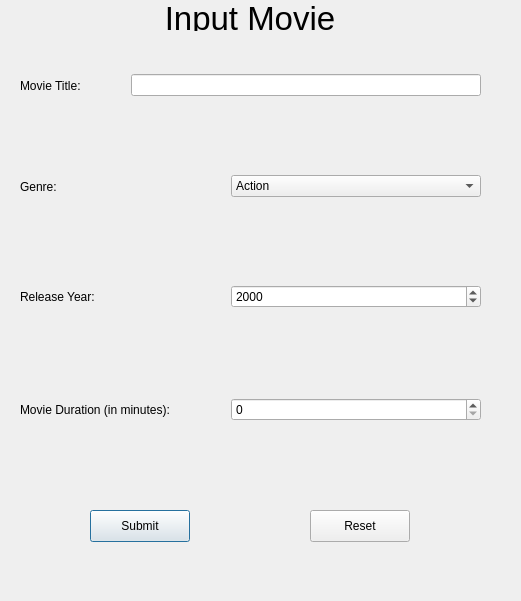
<?xml version="1.0" encoding="UTF-8"?>
<ui version="4.0">
 <class>inputMovie</class>
 <widget class="QDialog" name="inputMovie">
  <property name="geometry">
   <rect>
    <x>0</x>
    <y>0</y>
    <width>521</width>
    <height>601</height>
   </rect>
  </property>
  <property name="minimumSize">
   <size>
    <width>521</width>
    <height>601</height>
   </size>
  </property>
  <property name="maximumSize">
   <size>
    <width>521</width>
    <height>601</height>
   </size>
  </property>
  <property name="windowTitle">
   <string>Dialog</string>
  </property>
  <widget class="QPushButton" name="submitButton">
   <property name="geometry">
    <rect>
     <x>90</x>
     <y>510</y>
     <width>100</width>
     <height>32</height>
    </rect>
   </property>
   <property name="text">
    <string>Submit</string>
   </property>
  </widget>
  <widget class="QWidget" name="horizontalLayoutWidget_4">
   <property name="geometry">
    <rect>
     <x>20</x>
     <y>370</y>
     <width>461</width>
     <height>80</height>
    </rect>
   </property>
   <layout class="QHBoxLayout" name="durationLayout">
    <item>
     <widget class="QLabel" name="durationLabel">
      <property name="text">
       <string>Movie Duration (in minutes):</string>
      </property>
     </widget>
    </item>
    <item>
     <widget class="QSpinBox" name="duration">
      <property name="sizePolicy">
       <sizepolicy hsizetype="Fixed" vsizetype="Fixed">
        <horstretch>0</horstretch>
        <verstretch>0</verstretch>
       </sizepolicy>
      </property>
      <property name="minimumSize">
       <size>
        <width>250</width>
        <height>0</height>
       </size>
      </property>
      <property name="maximumSize">
       <size>
        <width>250</width>
        <height>16777215</height>
       </size>
      </property>
      <property name="frame">
       <bool>true</bool>
      </property>
      <property name="specialValueText">
       <string/>
      </property>
      <property name="maximum">
       <number>400</number>
      </property>
     </widget>
    </item>
   </layout>
  </widget>
  <widget class="QPushButton" name="resetButton">
   <property name="geometry">
    <rect>
     <x>310</x>
     <y>510</y>
     <width>100</width>
     <height>32</height>
    </rect>
   </property>
   <property name="text">
    <string>Reset</string>
   </property>
  </widget>
  <widget class="QWidget" name="horizontalLayoutWidget_2">
   <property name="geometry">
    <rect>
     <x>20</x>
     <y>150</y>
     <width>461</width>
     <height>73</height>
    </rect>
   </property>
   <layout class="QHBoxLayout" name="genre">
    <item>
     <widget class="QLabel" name="genreLabel">
      <property name="text">
       <string>Genre:</string>
      </property>
     </widget>
    </item>
    <item>
     <widget class="QComboBox" name="genreList">
      <property name="minimumSize">
       <size>
        <width>250</width>
        <height>0</height>
       </size>
      </property>
      <property name="currentIndex">
       <number>0</number>
      </property>
      <item>
       <property name="text">
        <string>Action</string>
       </property>
      </item>
      <item>
       <property name="text">
        <string>Comedy</string>
       </property>
      </item>
      <item>
       <property name="text">
        <string>Romance</string>
       </property>
      </item>
      <item>
       <property name="text">
        <string>Horror</string>
       </property>
      </item>
      <item>
       <property name="text">
        <string>Kids and Family</string>
       </property>
      </item>
      <item>
       <property name="text">
        <string>Documentary</string>
       </property>
      </item>
      <item>
       <property name="text">
        <string>Indie</string>
       </property>
      </item>
     </widget>
    </item>
   </layout>
  </widget>
  <widget class="QWidget" name="horizontalLayoutWidget_3">
   <property name="geometry">
    <rect>
     <x>20</x>
     <y>260</y>
     <width>461</width>
     <height>73</height>
    </rect>
   </property>
   <layout class="QHBoxLayout" name="year">
    <item>
     <widget class="QLabel" name="yearLabel">
      <property name="text">
       <string>Release Year:</string>
      </property>
     </widget>
    </item>
    <item>
     <widget class="QDateEdit" name="yearBox">
      <property name="minimumSize">
       <size>
        <width>250</width>
        <height>0</height>
       </size>
      </property>
      <property name="maximumSize">
       <size>
        <width>350</width>
        <height>16777215</height>
       </size>
      </property>
      <property name="maximumDate">
       <date>
        <year>2023</year>
        <month>12</month>
        <day>31</day>
       </date>
      </property>
      <property name="minimumDate">
       <date>
        <year>1950</year>
        <month>1</month>
        <day>1</day>
       </date>
      </property>
      <property name="displayFormat">
       <string>yyyy</string>
      </property>
     </widget>
    </item>
   </layout>
  </widget>
  <widget class="QLabel" name="title">
   <property name="geometry">
    <rect>
     <x>0</x>
     <y>0</y>
     <width>500</width>
     <height>31</height>
    </rect>
   </property>
   <property name="font">
    <font>
     <pointsize>25</pointsize>
    </font>
   </property>
   <property name="text">
    <string>Input Movie</string>
   </property>
   <property name="textFormat">
    <enum>Qt::RichText</enum>
   </property>
   <property name="alignment">
    <set>Qt::AlignCenter</set>
   </property>
  </widget>
  <widget class="QWidget" name="horizontalLayoutWidget">
   <property name="geometry">
    <rect>
     <x>20</x>
     <y>60</y>
     <width>461</width>
     <height>51</height>
    </rect>
   </property>
   <layout class="QHBoxLayout" name="tiltle">
    <item>
     <widget class="QLabel" name="movieLabel">
      <property name="text">
       <string>Movie Title:</string>
      </property>
     </widget>
    </item>
    <item>
     <widget class="QLineEdit" name="movieTitle">
      <property name="minimumSize">
       <size>
        <width>350</width>
        <height>0</height>
       </size>
      </property>
      <property name="maximumSize">
       <size>
        <width>350</width>
        <height>16777215</height>
       </size>
      </property>
     </widget>
    </item>
   </layout>
  </widget>
 </widget>
 <resources/>
 <connections/>
</ui>
